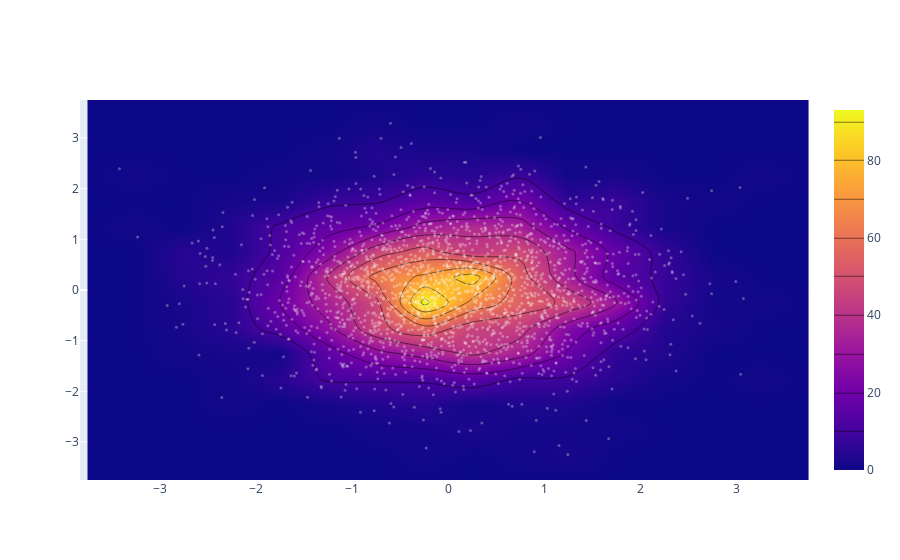

The notebook cell this image was saved under:
### Code cell
import plotly.graph_objs as go
import numpy as np

x = np.random.randn(2000)
y = np.random.randn(2000)
iplot([go.Histogram2dContour(x=x, y=y, contours=dict(coloring='heatmap')),
       go.Scatter(x=x, y=y, mode='markers', marker=dict(color='white', size=3, opacity=0.3))], show_link=False)

### Figure 1 — Plotly figure (JSON) as saved in the notebook; plotly's stock layout.template omitted (floating-point values rounded to 4 significant figures; data arrays with more than 128 entries replaced by an {"elided": "..."} marker saying what was removed)
{"data": [{"contours": {"coloring": "heatmap"}, "type": "histogram2dcontour", "x": {"elided": "2000 float values"}, "y": {"elided": "2000 float values"}}, {"marker": {"color": "white", "opacity": 0.3, "size": 3}, "mode": "markers", "type": "scatter", "x": {"elided": "2000 float values"}, "y": {"elided": "2000 float values"}}], "layout": {}}
